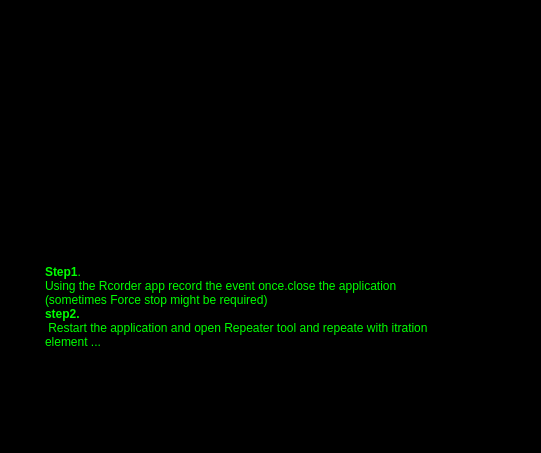
<?xml version="1.0" encoding="UTF-8"?>
<ui version="4.0">
 <class>MainWindow</class>
 <widget class="QMainWindow" name="MainWindow">
  <property name="geometry">
   <rect>
    <x>0</x>
    <y>0</y>
    <width>541</width>
    <height>453</height>
   </rect>
  </property>
  <property name="windowTitle">
   <string>MainWindow</string>
  </property>
  <property name="styleSheet">
   <string notr="true">background-color: rgb(0,0 , 0);</string>
  </property>
  <widget class="QWidget" name="centralwidget">
   <widget class="QLabel" name="label">
    <property name="geometry">
     <rect>
      <x>20</x>
      <y>0</y>
      <width>141</width>
      <height>51</height>
     </rect>
    </property>
    <property name="font">
     <font>
      <family>Courier 10 Pitch</family>
      <pointsize>36</pointsize>
      <weight>75</weight>
      <bold>true</bold>
     </font>
    </property>
    <property name="text">
     <string>HELP:</string>
    </property>
   </widget>
   <widget class="QLabel" name="label_2">
    <property name="geometry">
     <rect>
      <x>10</x>
      <y>60</y>
      <width>151</width>
      <height>21</height>
     </rect>
    </property>
    <property name="font">
     <font>
      <family>Courier 10 Pitch</family>
      <pointsize>10</pointsize>
      <weight>75</weight>
      <bold>true</bold>
     </font>
    </property>
    <property name="text">
     <string>Arduino KeyMapping:</string>
    </property>
   </widget>
   <widget class="QTextBrowser" name="textBrowser">
    <property name="geometry">
     <rect>
      <x>40</x>
      <y>90</y>
      <width>411</width>
      <height>111</height>
     </rect>
    </property>
    <property name="styleSheet">
     <string notr="true">background-image: url(:/app/Wall (265).jpg);</string>
    </property>
   </widget>
   <widget class="QLabel" name="label_3">
    <property name="geometry">
     <rect>
      <x>10</x>
      <y>220</y>
      <width>151</width>
      <height>21</height>
     </rect>
    </property>
    <property name="font">
     <font>
      <family>Courier 10 Pitch</family>
      <pointsize>10</pointsize>
      <weight>75</weight>
      <bold>true</bold>
     </font>
    </property>
    <property name="text">
     <string>Process repeater:</string>
    </property>
   </widget>
   <widget class="QTextBrowser" name="textBrowser_2">
    <property name="geometry">
     <rect>
      <x>40</x>
      <y>260</y>
      <width>411</width>
      <height>131</height>
     </rect>
    </property>
    <property name="styleSheet">
     <string notr="true">background-color: rgb(0, 0, 0);
color: rgb(0, 255, 0);</string>
    </property>
    <property name="html">
     <string>&lt;!DOCTYPE HTML PUBLIC &quot;-//W3C//DTD HTML 4.0//EN&quot; &quot;http://www.w3.org/TR/REC-html40/strict.dtd&quot;&gt;
&lt;html&gt;&lt;head&gt;&lt;meta name=&quot;qrichtext&quot; content=&quot;1&quot; /&gt;&lt;style type=&quot;text/css&quot;&gt;
p, li { white-space: pre-wrap; }
&lt;/style&gt;&lt;/head&gt;&lt;body style=&quot; font-family:'Noto Sans'; font-size:9pt; font-weight:400; font-style:normal;&quot;&gt;
&lt;p style=&quot; margin-top:0px; margin-bottom:0px; margin-left:0px; margin-right:0px; -qt-block-indent:0; text-indent:0px;&quot;&gt;&lt;span style=&quot; font-weight:600;&quot;&gt;Step1&lt;/span&gt;.&lt;/p&gt;
&lt;p style=&quot; margin-top:0px; margin-bottom:0px; margin-left:0px; margin-right:0px; -qt-block-indent:0; text-indent:0px;&quot;&gt;Using the Rcorder app record the event once.close the application (sometimes Force stop might be required)&lt;/p&gt;
&lt;p style=&quot; margin-top:0px; margin-bottom:0px; margin-left:0px; margin-right:0px; -qt-block-indent:0; text-indent:0px;&quot;&gt;&lt;span style=&quot; font-weight:600;&quot;&gt;step2.&lt;/span&gt;&lt;/p&gt;
&lt;p style=&quot; margin-top:0px; margin-bottom:0px; margin-left:0px; margin-right:0px; -qt-block-indent:0; text-indent:0px;&quot;&gt; Restart the application and open Repeater tool and repeate with itration element ...&lt;/p&gt;&lt;/body&gt;&lt;/html&gt;</string>
    </property>
   </widget>
  </widget>
  <widget class="QMenuBar" name="menubar">
   <property name="geometry">
    <rect>
     <x>0</x>
     <y>0</y>
     <width>541</width>
     <height>23</height>
    </rect>
   </property>
  </widget>
  <widget class="QStatusBar" name="statusbar"/>
 </widget>
 <resources>
  <include location="aaa.qrc"/>
 </resources>
 <connections/>
</ui>
